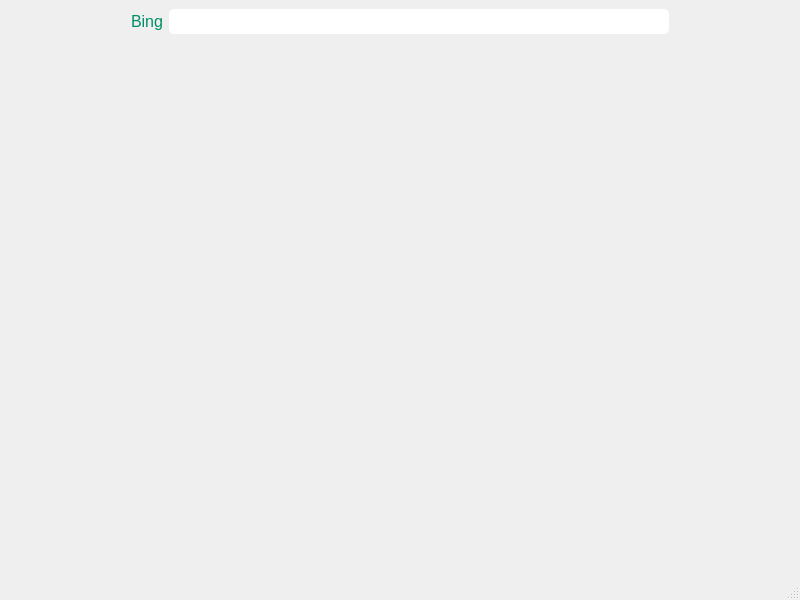
<?xml version="1.0" encoding="UTF-8"?>
<ui version="4.0">
 <class>Home</class>
 <widget class="QMainWindow" name="Home">
  <property name="geometry">
   <rect>
    <x>0</x>
    <y>0</y>
    <width>800</width>
    <height>600</height>
   </rect>
  </property>
  <property name="windowTitle">
   <string>MainWindow</string>
  </property>
  <widget class="QWidget" name="centralwidget">
   <layout class="QVBoxLayout" name="verticalLayout_2">
    <item>
     <layout class="QHBoxLayout" name="horizontalLayout">
      <item>
       <spacer name="horizontalSpacer">
        <property name="orientation">
         <enum>Qt::Horizontal</enum>
        </property>
        <property name="sizeHint" stdset="0">
         <size>
          <width>40</width>
          <height>20</height>
         </size>
        </property>
       </spacer>
      </item>
      <item>
       <widget class="QLabel" name="label">
        <property name="minimumSize">
         <size>
          <width>0</width>
          <height>0</height>
         </size>
        </property>
        <property name="text">
         <string>&lt;html&gt;&lt;head/&gt;&lt;body&gt;&lt;p&gt;&lt;span style=&quot; font-size:12pt; color:#008d67;&quot;&gt;Bing&lt;/span&gt;&lt;/p&gt;&lt;/body&gt;&lt;/html&gt;</string>
        </property>
       </widget>
      </item>
      <item>
       <widget class="QLineEdit" name="lineEdit">
        <property name="minimumSize">
         <size>
          <width>500</width>
          <height>14</height>
         </size>
        </property>
        <property name="font">
         <font>
          <pointsize>14</pointsize>
         </font>
        </property>
        <property name="styleSheet">
         <string notr="true">border-radius : 5px;</string>
        </property>
       </widget>
      </item>
      <item>
       <spacer name="horizontalSpacer_2">
        <property name="orientation">
         <enum>Qt::Horizontal</enum>
        </property>
        <property name="sizeHint" stdset="0">
         <size>
          <width>40</width>
          <height>20</height>
         </size>
        </property>
       </spacer>
      </item>
     </layout>
    </item>
    <item>
     <widget class="QFrame" name="bing">
      <layout class="QVBoxLayout" name="verticalLayout_3"/>
     </widget>
    </item>
   </layout>
  </widget>
  <widget class="QMenuBar" name="menubar">
   <property name="geometry">
    <rect>
     <x>0</x>
     <y>0</y>
     <width>800</width>
     <height>21</height>
    </rect>
   </property>
  </widget>
  <widget class="QStatusBar" name="statusbar"/>
 </widget>
 <resources/>
 <connections/>
</ui>
